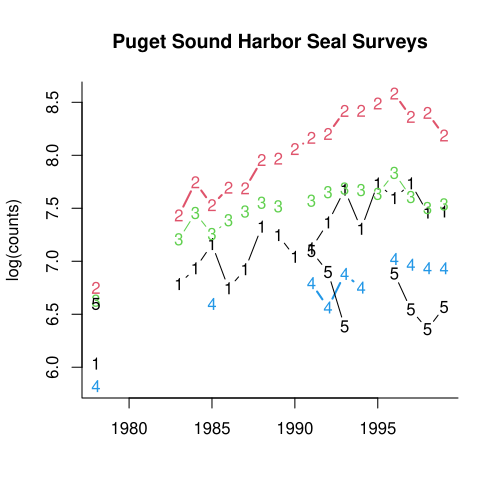

Source code (R):
###################################################
### code chunk number 3: fig1
###################################################
d <- harborSealWA
dat <- d[, 2:ncol(d)] # first col is years
x <- d[, 1] # first col is years
n <- ncol(dat) # num time series

# set up the graphical parameters to give each data a unique line, color and width
options(warn = -99)
ltys <- matrix(1, nrow = n)
cols <- matrix(1:4, nrow = n)
lwds <- matrix(1:2, nrow = n)
pchs <- matrix(as.character(c(1:n)), nrow = n)
options(warn = 0)

graphics::matplot(x, dat, xlab = "", ylab = "log(counts)", type = "b", pch = pchs, lty = ltys, col = cols, lwd = lwds, bty = "L")
title("Puget Sound Harbor Seal Surveys")
